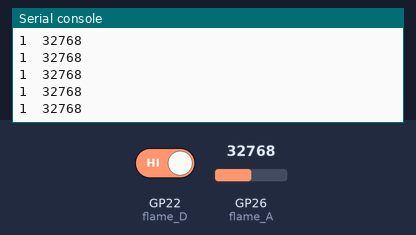
Bench run of a program on a simulated Raspberry Pi Pico running MicroPython. Shown: the last lines printed to the serial console. The inputs (shaded band) are chosen by the test bench; at power-on: GP26 (flame_A) = 32768, GP22 (flame_D) HIGH (analog values on the 0–65535 scale).

Above: at 1.2 s.
1.3 s: GP26 (flame_A) set to 45874
At 1.31 s:
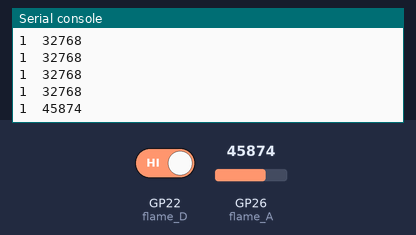
2.8 s: GP22 (flame_D) driven LOW
At 2.81 s:
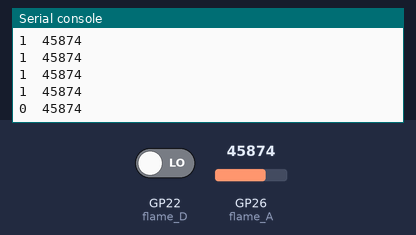
4.3 s: GP26 (flame_A) set to 57670
At 4.32 s:
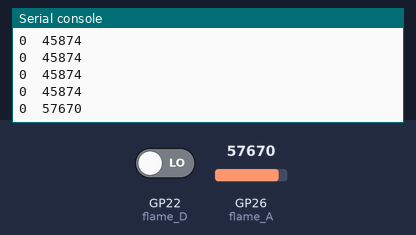
5.8 s: GP22 (flame_D) driven HIGH
At 5.82 s:
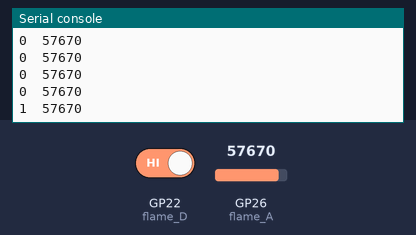
Timing chart, 0 to 8.3 s (numbered marks = the images above; inputs shaded):
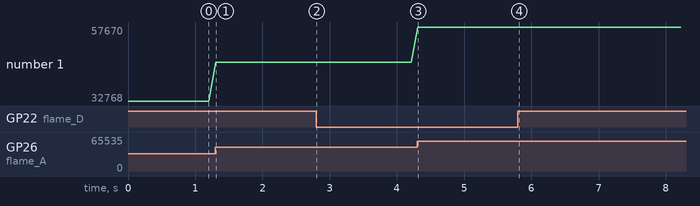

Measured:
- after the input at 1.3 s, the serial console: prints a new line at once (image 1)
- after the input at 2.8 s, the serial console: prints a new line at once (image 2)
- after the input at 4.3 s, the serial console: prints a new line at once (image 3)
- after the input at 5.8 s, the serial console: prints a new line at once (image 4)
- plotted number 1: 32768 → 45874 after the input at 1.3 s, 45874 → 57670 after the input at 4.3 s

The program:

Flame_sensor.py
```python
'''
 * Keyestudio 37 in 1 Starter Kit for Raspberry Pi Pico
 * lesson 23
 * Flame sensor
 * http://www.keyestudio.com
'''
import machine
import utime

flame_D = machine.Pin(22, machine.Pin.IN)
flame_A = machine.ADC(26)

while True:
    digitalVal = flame_D.value()
    analogVal = flame_A.read_u16()
    print(digitalVal, end = "  ")
    print(analogVal)
    utime.sleep(0.1)
```
